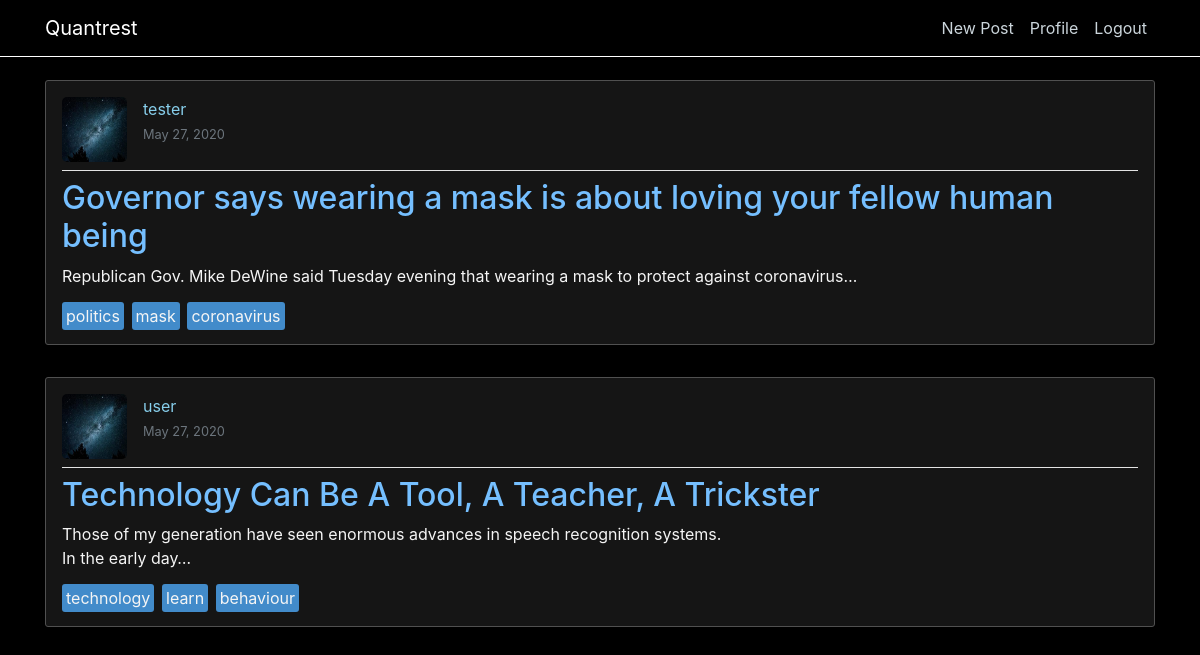
Screenshot of / (signed in) with the database file from the repository.
### blog/models.py (models this page shows, shortened)
class Post(models.Model):
    title = models.CharField(max_length=100)
    content = models.TextField()
    date_posted = models.DateTimeField(default=timezone.now)
    author = models.ForeignKey(User, on_delete=models.CASCADE)
    tags = models.ManyToManyField(Tag)
    likes = models.IntegerField(default=0)

class Tag(models.Model):
    name = models.CharField(max_length=100)

### users/models.py (models this page shows, shortened)
class Profile(models.Model):
    user = models.OneToOneField(User, on_delete=models.CASCADE)
    image = models.ImageField(default='default.jpg', upload_to='profile_pics')

### blog/views.py (the view)
# urls.py: path('', PostListView.as_view(), name="blog-home"),
class PostListView(ListView):
    model = Post
    template_name = 'blog/home.html'
    context_object_name = 'posts'
    ordering = ['-date_posted']
    paginate_by = 5

### blog/templates/blog/home.html (shortened to what this page needs)
{% extends 'blog/base.html' %}
{% load static %}
{% block content %}
  {% for post in posts %}
    {% include 'blog/posts.html' %}
  {% endfor %}
{% endblock content %}

### blog/templates/blog/posts.html (shortened to what this page needs)
<article class="media content-section">
  <div class="media-body">
    <div class="article-metadata">
      <img class="article-img" src="{{ post.author.profile.image.url }}" />
      <div>
        <a class="mr-2" href="{% url 'user-posts' post.author.username %}">
          {{ post.author }}
        </a>
        <br />
        <small class="text-muted">{{ post.date_posted|date:'F d, Y' }}</small>
      </div>
    </div>
    <h2>
      <a class="article-title" href="{% url 'post-detail' post.id %}">{{ post.title }}</a>
    </h2>
    <p class="article-content">{{ post.content|truncatechars_html:100 }}</p>
    <div>
      {% for tag in post.tags.all %}
      <a href="{% url 'tag-posts' tag.name %}" class="article-tags">{{ tag.name }}</a>
      {% endfor %}
    </div>
  </div>
</article>

### blog/static/blog/main.css (style rules this page uses)
body { background: black; color: whitesmoke; margin-top: 5rem; }
h1, h2, h3, h4, h5, h6 { color: #e2e2e2; }
.content-section { background: #151515; padding: 1em; border: 1px solid #505050; border-radius: 3px; margin-bottom: 2em; }
.article-title { color: #75bfff; }
.article-img { height: 65px; width: 65px; margin-right: 1em; border-radius: 5px; }
.article-metadata { display: flex; direction: row; padding-bottom: 0.5em; margin-bottom: 0.5em; border-bottom: 1px solid #e3e3e3; }
a { color: skyblue; }
a.article-tags { background-color: #428bca; color: whitesmoke; padding: 0.25em; margin-inline-end: 0.2em; text-align: center; border-radius: 3px; }
.article-content { white-space: pre-line; }
p { text-align: justify; }

### rows the page displays
Post: author.profile.image (placeholder picture), author "tester", date_posted "May 27, 2020", title "Governor says wearing a mask is about loving your fellow human being", content "Republican Gov. Mike DeWine said Tuesday evening that wearing a mask to protect against coronavirus…"
Tag: name "politics"
Tag: name "mask"
Tag: name "coronavirus"
Post: author.profile.image (placeholder picture), author "user", date_posted "May 27, 2020", title "Technology Can Be A Tool, A Teacher, A Trickster", content "Those of my generation have seen enormous advances in speech recognition systems. In the early day…"
Tag: name "technology"
Tag: name "learn"
Tag: name "behaviour"
